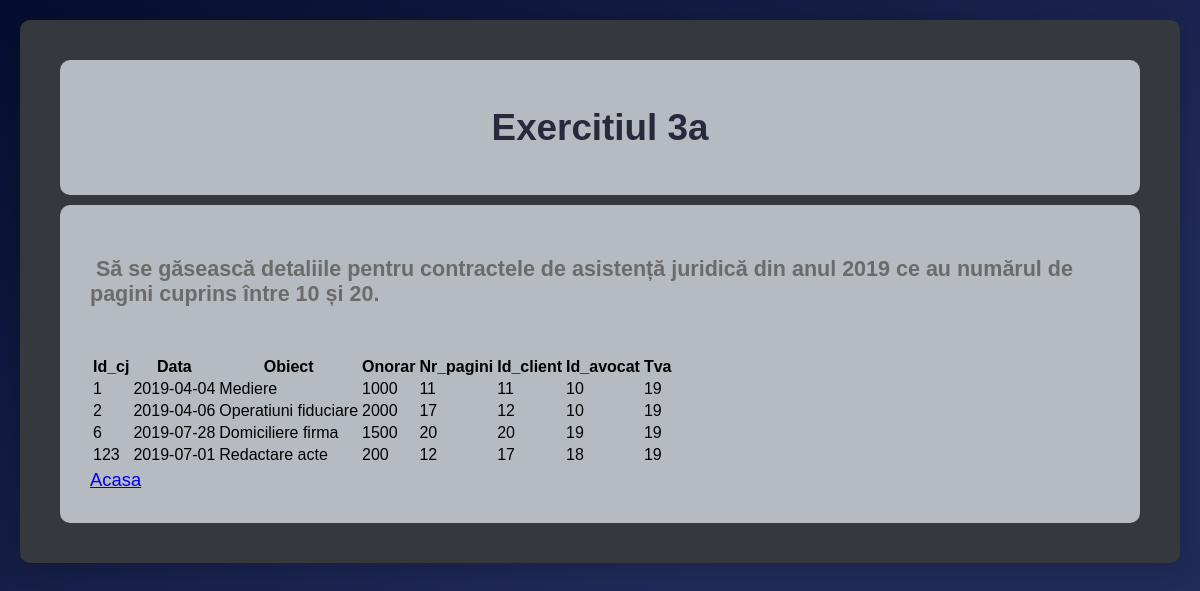
/Prim/pagini/pagina-3a.php, run on the app's committed database.
### tables this page shows
CREATE TABLE `contract_j` (
  `id_cj` int(4) NOT NULL,
  `data` date NOT NULL,
  `obiect` varchar(30) NOT NULL,
  `onorar` double NOT NULL,
  `nr_pagini` int(5) NOT NULL,
  `id_client` int(4) NOT NULL,
  `id_avocat` int(11) NOT NULL,
  `tva` double NOT NULL
);

### Prim/pagini/pagina-3a.php (the view, shortened to what this page needs)
<?php
      $dbServername = "localhost";
    $bdUsername = "root";
    $dbPassword = "";
    $dbName = "colocviu";
    $conn = mysqli_connect ($dbServername, $bdUsername,$dbPassword,$dbName);
?>
<html>
    <head>
    </head>
    <body>
        <div id="container">
        <header><center><h1>Exercitiul 3a</h1></center></header>
        <header>
            <h3>&nbsp;Să se găsească detaliile pentru contractele de asistență juridică din anul 2019 ce au numărul de pagini cuprins între 10 și 20.</h3>
            <br>
            <?php
             $sql = "SELECT *FROM Contract_j
                    WHERE data >= '2019-01-01'
                    AND data <= '2019-12-31'
                    AND nr_pagini >= 10 AND nr_pagini <= 20;";
            $result = $conn->query($sql);
            if ($result->num_rows > 0) {
            echo "<table>  <tr>
            <th>Id_cj</th>
            <th>Data</th>
            <th>Obiect</th>
            <th>Onorar</th>
            <th>Nr_pagini</th>
            <th>Id_client</th>
            <th>Id_avocat</th>
            <th>Tva</th>
            ";
            while($row = $result->fetch_assoc()) {
            echo "<tr><td>" . $row["id_cj"]. "</td><td>" . $row["data"]. "</td><td>" . $row["obiect"]. "</td><td>" . $row["onorar"]. "</td><td>" . $row["nr_pagini"]. "</td><td>" . $row["id_client"]. "</td><td>" . $row["id_avocat"]. "</td><td>" . $row["tva"]. "</td></tr>";
                }
             echo "</table>";
            } else {
            echo "0 rezultate";
            }
            ?>
            <a  href="?pagina=index" class="btn btn-info" >Acasa</a>
            <br>
        </header>
        </div>
    </body>
</html>

### Prim/pagini/pagina-3a.php (style rules this page uses)
body { background: linear-gradient(to bottom, #47476b, #666699, #8585ad, #a3a3c2, #d1d1e0 ); background-size: 100%; background-repeat: no-repeat; }
body:before { content:''; position: fixed; top: 0; bottom: 0; width: 100%; z-index: -1; background: linear-gradient(to right bottom, #060e30, #212b59 65%); }
html { margin: 0; font-family: 'Muli', sans-serif; font-smoothing: antialiased; text-rendering: optimizeLegibility; }
body { margin: 0; font-size: 1.15rem; line-height: 1.4em; }
#container { background-color: #35383d; margin: 20px ; padding: 30px 40px; border-radius: 10px; box-shadow: 0 3px 26px 0 rgba(0,0,0,0.20); }
header { box-sizing: border-box; }
main,header { background-color: #b6bac1; padding: 30px; border-radius: 10px; color: #6b6b6b; margin: 10px 0; }
h1,h2 { color: #29293d; }

### data on the page
contract_j: id_cj "1", data "2019-04-04", obiect "Mediere", onorar "1000", nr_pagini "11", id_client "11", id_avocat "10", tva "19"
contract_j: id_cj "2", data "2019-04-06", obiect "Operatiuni fiduciare", onorar "2000", nr_pagini "17", id_client "12", id_avocat "10", tva "19"
contract_j: id_cj "6", data "2019-07-28", obiect "Domiciliere firma", onorar "1500", nr_pagini "20", id_client "20", id_avocat "19", tva "19"
contract_j: id_cj "123", data "2019-07-01", obiect "Redactare acte", onorar "200", nr_pagini "12", id_client "17", id_avocat "18", tva "19"
